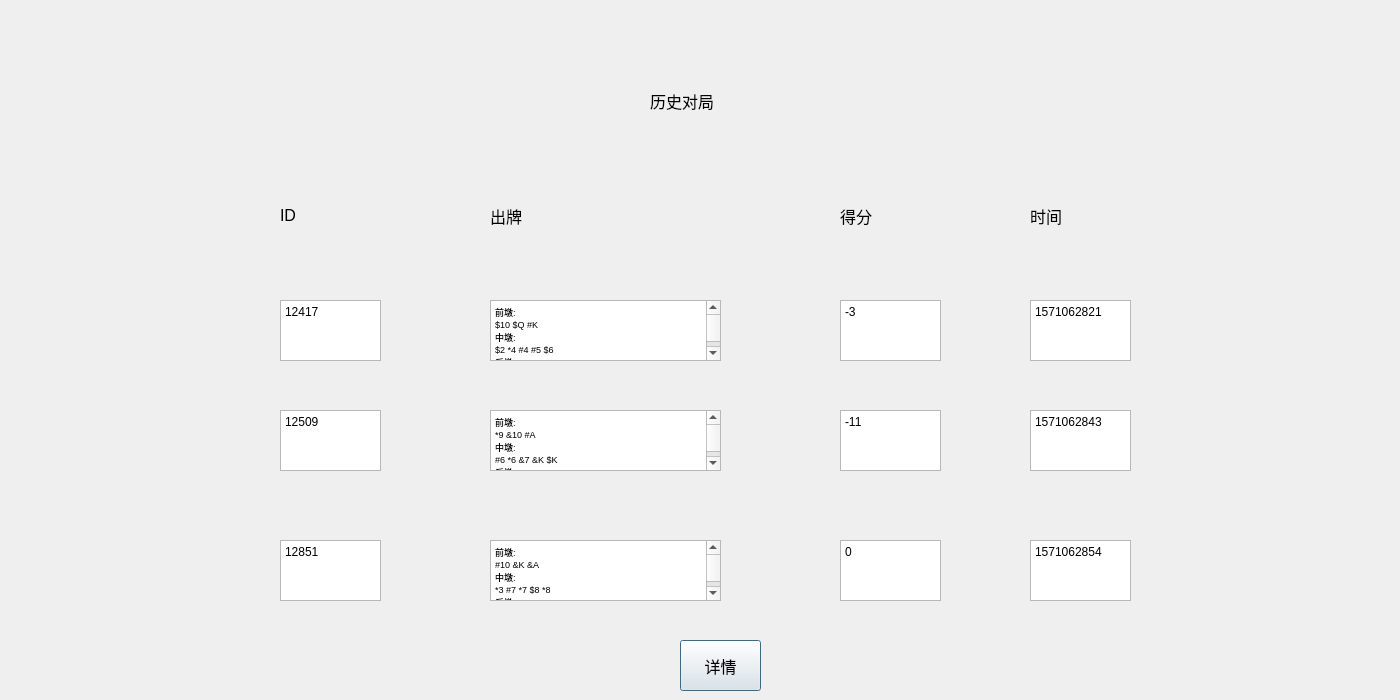
<?xml version="1.0" encoding="UTF-8"?>
<ui version="4.0">
 <class>h4</class>
 <widget class="QDialog" name="h4">
  <property name="geometry">
   <rect>
    <x>0</x>
    <y>0</y>
    <width>1400</width>
    <height>700</height>
   </rect>
  </property>
  <property name="windowTitle">
   <string>Dialog</string>
  </property>
  <property name="styleSheet">
   <string notr="true">QDialog#h4{
border-image: url(:/newPrefix/backgroung.jpg);}</string>
  </property>
  <widget class="QLabel" name="label">
   <property name="geometry">
    <rect>
     <x>650</x>
     <y>70</y>
     <width>111</width>
     <height>61</height>
    </rect>
   </property>
   <property name="font">
    <font>
     <pointsize>12</pointsize>
    </font>
   </property>
   <property name="styleSheet">
    <string notr="true">border-image: url(:/newPrefix/white.jpg);</string>
   </property>
   <property name="text">
    <string>历史对局</string>
   </property>
  </widget>
  <widget class="QLabel" name="label_2">
   <property name="geometry">
    <rect>
     <x>280</x>
     <y>190</y>
     <width>81</width>
     <height>51</height>
    </rect>
   </property>
   <property name="font">
    <font>
     <pointsize>12</pointsize>
    </font>
   </property>
   <property name="styleSheet">
    <string notr="true">border-image: url(:/newPrefix/white.jpg);</string>
   </property>
   <property name="text">
    <string>ID</string>
   </property>
  </widget>
  <widget class="QLabel" name="label_3">
   <property name="geometry">
    <rect>
     <x>490</x>
     <y>190</y>
     <width>81</width>
     <height>51</height>
    </rect>
   </property>
   <property name="font">
    <font>
     <pointsize>12</pointsize>
    </font>
   </property>
   <property name="styleSheet">
    <string notr="true">border-image: url(:/newPrefix/white.jpg);</string>
   </property>
   <property name="text">
    <string>出牌</string>
   </property>
  </widget>
  <widget class="QLabel" name="label_4">
   <property name="geometry">
    <rect>
     <x>840</x>
     <y>190</y>
     <width>81</width>
     <height>51</height>
    </rect>
   </property>
   <property name="font">
    <font>
     <pointsize>12</pointsize>
    </font>
   </property>
   <property name="styleSheet">
    <string notr="true">border-image: url(:/newPrefix/white.jpg);</string>
   </property>
   <property name="text">
    <string>得分</string>
   </property>
  </widget>
  <widget class="QLabel" name="label_5">
   <property name="geometry">
    <rect>
     <x>1030</x>
     <y>190</y>
     <width>81</width>
     <height>51</height>
    </rect>
   </property>
   <property name="font">
    <font>
     <pointsize>12</pointsize>
    </font>
   </property>
   <property name="styleSheet">
    <string notr="true">border-image: url(:/newPrefix/white.jpg);</string>
   </property>
   <property name="text">
    <string>时间</string>
   </property>
  </widget>
  <widget class="QPushButton" name="pushButton_2">
   <property name="geometry">
    <rect>
     <x>680</x>
     <y>640</y>
     <width>81</width>
     <height>51</height>
    </rect>
   </property>
   <property name="font">
    <font>
     <family>Arial</family>
     <pointsize>12</pointsize>
    </font>
   </property>
   <property name="text">
    <string>详情</string>
   </property>
  </widget>
  <widget class="QTextBrowser" name="textBrowser">
   <property name="geometry">
    <rect>
     <x>280</x>
     <y>300</y>
     <width>101</width>
     <height>61</height>
    </rect>
   </property>
   <property name="html">
    <string>&lt;!DOCTYPE HTML PUBLIC &quot;-//W3C//DTD HTML 4.0//EN&quot; &quot;http://www.w3.org/TR/REC-html40/strict.dtd&quot;&gt;
&lt;html&gt;&lt;head&gt;&lt;meta name=&quot;qrichtext&quot; content=&quot;1&quot; /&gt;&lt;style type=&quot;text/css&quot;&gt;
p, li { white-space: pre-wrap; }
&lt;/style&gt;&lt;/head&gt;&lt;body style=&quot; font-family:'SimSun'; font-size:9pt; font-weight:400; font-style:normal;&quot;&gt;
&lt;p style=&quot; margin-top:0px; margin-bottom:0px; margin-left:0px; margin-right:0px; -qt-block-indent:0; text-indent:0px;&quot;&gt;12417&lt;/p&gt;&lt;/body&gt;&lt;/html&gt;</string>
   </property>
  </widget>
  <widget class="QTextBrowser" name="textBrowser_2">
   <property name="geometry">
    <rect>
     <x>490</x>
     <y>300</y>
     <width>231</width>
     <height>61</height>
    </rect>
   </property>
   <property name="font">
    <font>
     <family>Arial</family>
     <pointsize>7</pointsize>
    </font>
   </property>
   <property name="html">
    <string>&lt;!DOCTYPE HTML PUBLIC &quot;-//W3C//DTD HTML 4.0//EN&quot; &quot;http://www.w3.org/TR/REC-html40/strict.dtd&quot;&gt;
&lt;html&gt;&lt;head&gt;&lt;meta name=&quot;qrichtext&quot; content=&quot;1&quot; /&gt;&lt;style type=&quot;text/css&quot;&gt;
p, li { white-space: pre-wrap; }
&lt;/style&gt;&lt;/head&gt;&lt;body style=&quot; font-family:'Arial'; font-size:7pt; font-weight:400; font-style:normal;&quot;&gt;
&lt;p style=&quot; margin-top:0px; margin-bottom:0px; margin-left:0px; margin-right:0px; -qt-block-indent:0; text-indent:0px;&quot;&gt;前墩:&lt;/p&gt;
&lt;p style=&quot; margin-top:0px; margin-bottom:0px; margin-left:0px; margin-right:0px; -qt-block-indent:0; text-indent:0px;&quot;&gt;$10 $Q #K&lt;/p&gt;
&lt;p style=&quot; margin-top:0px; margin-bottom:0px; margin-left:0px; margin-right:0px; -qt-block-indent:0; text-indent:0px;&quot;&gt;中墩:&lt;/p&gt;
&lt;p style=&quot; margin-top:0px; margin-bottom:0px; margin-left:0px; margin-right:0px; -qt-block-indent:0; text-indent:0px;&quot;&gt;$2 *4 #4 #5 $6&lt;/p&gt;
&lt;p style=&quot; margin-top:0px; margin-bottom:0px; margin-left:0px; margin-right:0px; -qt-block-indent:0; text-indent:0px;&quot;&gt;后墩:&lt;/p&gt;
&lt;p style=&quot; margin-top:0px; margin-bottom:0px; margin-left:0px; margin-right:0px; -qt-block-indent:0; text-indent:0px;&quot;&gt;&amp;amp;8 &amp;amp;J &amp;amp;Q &amp;amp;K &amp;amp;A&lt;/p&gt;&lt;/body&gt;&lt;/html&gt;</string>
   </property>
  </widget>
  <widget class="QTextBrowser" name="textBrowser_3">
   <property name="geometry">
    <rect>
     <x>840</x>
     <y>300</y>
     <width>101</width>
     <height>61</height>
    </rect>
   </property>
   <property name="html">
    <string>&lt;!DOCTYPE HTML PUBLIC &quot;-//W3C//DTD HTML 4.0//EN&quot; &quot;http://www.w3.org/TR/REC-html40/strict.dtd&quot;&gt;
&lt;html&gt;&lt;head&gt;&lt;meta name=&quot;qrichtext&quot; content=&quot;1&quot; /&gt;&lt;style type=&quot;text/css&quot;&gt;
p, li { white-space: pre-wrap; }
&lt;/style&gt;&lt;/head&gt;&lt;body style=&quot; font-family:'SimSun'; font-size:9pt; font-weight:400; font-style:normal;&quot;&gt;
&lt;p style=&quot; margin-top:0px; margin-bottom:0px; margin-left:0px; margin-right:0px; -qt-block-indent:0; text-indent:0px;&quot;&gt;-3&lt;/p&gt;&lt;/body&gt;&lt;/html&gt;</string>
   </property>
  </widget>
  <widget class="QTextBrowser" name="textBrowser_4">
   <property name="geometry">
    <rect>
     <x>1030</x>
     <y>300</y>
     <width>101</width>
     <height>61</height>
    </rect>
   </property>
   <property name="html">
    <string>&lt;!DOCTYPE HTML PUBLIC &quot;-//W3C//DTD HTML 4.0//EN&quot; &quot;http://www.w3.org/TR/REC-html40/strict.dtd&quot;&gt;
&lt;html&gt;&lt;head&gt;&lt;meta name=&quot;qrichtext&quot; content=&quot;1&quot; /&gt;&lt;style type=&quot;text/css&quot;&gt;
p, li { white-space: pre-wrap; }
&lt;/style&gt;&lt;/head&gt;&lt;body style=&quot; font-family:'SimSun'; font-size:9pt; font-weight:400; font-style:normal;&quot;&gt;
&lt;p style=&quot; margin-top:0px; margin-bottom:0px; margin-left:0px; margin-right:0px; -qt-block-indent:0; text-indent:0px;&quot;&gt;1571062821&lt;/p&gt;&lt;/body&gt;&lt;/html&gt;</string>
   </property>
  </widget>
  <widget class="QTextBrowser" name="textBrowser_5">
   <property name="geometry">
    <rect>
     <x>280</x>
     <y>410</y>
     <width>101</width>
     <height>61</height>
    </rect>
   </property>
   <property name="html">
    <string>&lt;!DOCTYPE HTML PUBLIC &quot;-//W3C//DTD HTML 4.0//EN&quot; &quot;http://www.w3.org/TR/REC-html40/strict.dtd&quot;&gt;
&lt;html&gt;&lt;head&gt;&lt;meta name=&quot;qrichtext&quot; content=&quot;1&quot; /&gt;&lt;style type=&quot;text/css&quot;&gt;
p, li { white-space: pre-wrap; }
&lt;/style&gt;&lt;/head&gt;&lt;body style=&quot; font-family:'SimSun'; font-size:9pt; font-weight:400; font-style:normal;&quot;&gt;
&lt;p style=&quot; margin-top:0px; margin-bottom:0px; margin-left:0px; margin-right:0px; -qt-block-indent:0; text-indent:0px;&quot;&gt;12509&lt;/p&gt;&lt;/body&gt;&lt;/html&gt;</string>
   </property>
  </widget>
  <widget class="QTextBrowser" name="textBrowser_6">
   <property name="geometry">
    <rect>
     <x>490</x>
     <y>410</y>
     <width>231</width>
     <height>61</height>
    </rect>
   </property>
   <property name="font">
    <font>
     <family>Arial</family>
     <pointsize>7</pointsize>
    </font>
   </property>
   <property name="html">
    <string>&lt;!DOCTYPE HTML PUBLIC &quot;-//W3C//DTD HTML 4.0//EN&quot; &quot;http://www.w3.org/TR/REC-html40/strict.dtd&quot;&gt;
&lt;html&gt;&lt;head&gt;&lt;meta name=&quot;qrichtext&quot; content=&quot;1&quot; /&gt;&lt;style type=&quot;text/css&quot;&gt;
p, li { white-space: pre-wrap; }
&lt;/style&gt;&lt;/head&gt;&lt;body style=&quot; font-family:'Arial'; font-size:7pt; font-weight:400; font-style:normal;&quot;&gt;
&lt;p style=&quot; margin-top:0px; margin-bottom:0px; margin-left:0px; margin-right:0px; -qt-block-indent:0; text-indent:0px;&quot;&gt;前墩:&lt;/p&gt;
&lt;p style=&quot; margin-top:0px; margin-bottom:0px; margin-left:0px; margin-right:0px; -qt-block-indent:0; text-indent:0px;&quot;&gt;*9 &amp;amp;10 #A&lt;/p&gt;
&lt;p style=&quot; margin-top:0px; margin-bottom:0px; margin-left:0px; margin-right:0px; -qt-block-indent:0; text-indent:0px;&quot;&gt;中墩:&lt;/p&gt;
&lt;p style=&quot; margin-top:0px; margin-bottom:0px; margin-left:0px; margin-right:0px; -qt-block-indent:0; text-indent:0px;&quot;&gt;#6 *6 &amp;amp;7 &amp;amp;K $K&lt;/p&gt;
&lt;p style=&quot; margin-top:0px; margin-bottom:0px; margin-left:0px; margin-right:0px; -qt-block-indent:0; text-indent:0px;&quot;&gt;后墩:&lt;/p&gt;
&lt;p style=&quot; margin-top:0px; margin-bottom:0px; margin-left:0px; margin-right:0px; -qt-block-indent:0; text-indent:0px;&quot;&gt;#2 #3 $3 $4 *4&lt;/p&gt;&lt;/body&gt;&lt;/html&gt;</string>
   </property>
  </widget>
  <widget class="QTextBrowser" name="textBrowser_7">
   <property name="geometry">
    <rect>
     <x>840</x>
     <y>410</y>
     <width>101</width>
     <height>61</height>
    </rect>
   </property>
   <property name="html">
    <string>&lt;!DOCTYPE HTML PUBLIC &quot;-//W3C//DTD HTML 4.0//EN&quot; &quot;http://www.w3.org/TR/REC-html40/strict.dtd&quot;&gt;
&lt;html&gt;&lt;head&gt;&lt;meta name=&quot;qrichtext&quot; content=&quot;1&quot; /&gt;&lt;style type=&quot;text/css&quot;&gt;
p, li { white-space: pre-wrap; }
&lt;/style&gt;&lt;/head&gt;&lt;body style=&quot; font-family:'SimSun'; font-size:9pt; font-weight:400; font-style:normal;&quot;&gt;
&lt;p style=&quot; margin-top:0px; margin-bottom:0px; margin-left:0px; margin-right:0px; -qt-block-indent:0; text-indent:0px;&quot;&gt;-11&lt;/p&gt;&lt;/body&gt;&lt;/html&gt;</string>
   </property>
  </widget>
  <widget class="QTextBrowser" name="textBrowser_8">
   <property name="geometry">
    <rect>
     <x>1030</x>
     <y>410</y>
     <width>101</width>
     <height>61</height>
    </rect>
   </property>
   <property name="html">
    <string>&lt;!DOCTYPE HTML PUBLIC &quot;-//W3C//DTD HTML 4.0//EN&quot; &quot;http://www.w3.org/TR/REC-html40/strict.dtd&quot;&gt;
&lt;html&gt;&lt;head&gt;&lt;meta name=&quot;qrichtext&quot; content=&quot;1&quot; /&gt;&lt;style type=&quot;text/css&quot;&gt;
p, li { white-space: pre-wrap; }
&lt;/style&gt;&lt;/head&gt;&lt;body style=&quot; font-family:'SimSun'; font-size:9pt; font-weight:400; font-style:normal;&quot;&gt;
&lt;p style=&quot; margin-top:0px; margin-bottom:0px; margin-left:0px; margin-right:0px; -qt-block-indent:0; text-indent:0px;&quot;&gt;1571062843&lt;/p&gt;&lt;/body&gt;&lt;/html&gt;</string>
   </property>
  </widget>
  <widget class="QTextBrowser" name="textBrowser_9">
   <property name="geometry">
    <rect>
     <x>280</x>
     <y>540</y>
     <width>101</width>
     <height>61</height>
    </rect>
   </property>
   <property name="html">
    <string>&lt;!DOCTYPE HTML PUBLIC &quot;-//W3C//DTD HTML 4.0//EN&quot; &quot;http://www.w3.org/TR/REC-html40/strict.dtd&quot;&gt;
&lt;html&gt;&lt;head&gt;&lt;meta name=&quot;qrichtext&quot; content=&quot;1&quot; /&gt;&lt;style type=&quot;text/css&quot;&gt;
p, li { white-space: pre-wrap; }
&lt;/style&gt;&lt;/head&gt;&lt;body style=&quot; font-family:'SimSun'; font-size:9pt; font-weight:400; font-style:normal;&quot;&gt;
&lt;p style=&quot; margin-top:0px; margin-bottom:0px; margin-left:0px; margin-right:0px; -qt-block-indent:0; text-indent:0px;&quot;&gt;12851&lt;/p&gt;&lt;/body&gt;&lt;/html&gt;</string>
   </property>
  </widget>
  <widget class="QTextBrowser" name="textBrowser_10">
   <property name="geometry">
    <rect>
     <x>490</x>
     <y>540</y>
     <width>231</width>
     <height>61</height>
    </rect>
   </property>
   <property name="font">
    <font>
     <family>Arial</family>
     <pointsize>7</pointsize>
    </font>
   </property>
   <property name="html">
    <string>&lt;!DOCTYPE HTML PUBLIC &quot;-//W3C//DTD HTML 4.0//EN&quot; &quot;http://www.w3.org/TR/REC-html40/strict.dtd&quot;&gt;
&lt;html&gt;&lt;head&gt;&lt;meta name=&quot;qrichtext&quot; content=&quot;1&quot; /&gt;&lt;style type=&quot;text/css&quot;&gt;
p, li { white-space: pre-wrap; }
&lt;/style&gt;&lt;/head&gt;&lt;body style=&quot; font-family:'Arial'; font-size:7pt; font-weight:400; font-style:normal;&quot;&gt;
&lt;p style=&quot; margin-top:0px; margin-bottom:0px; margin-left:0px; margin-right:0px; -qt-block-indent:0; text-indent:0px;&quot;&gt;前墩:&lt;/p&gt;
&lt;p style=&quot; margin-top:0px; margin-bottom:0px; margin-left:0px; margin-right:0px; -qt-block-indent:0; text-indent:0px;&quot;&gt;#10 &amp;amp;K &amp;amp;A&lt;/p&gt;
&lt;p style=&quot; margin-top:0px; margin-bottom:0px; margin-left:0px; margin-right:0px; -qt-block-indent:0; text-indent:0px;&quot;&gt;中墩:&lt;/p&gt;
&lt;p style=&quot; margin-top:0px; margin-bottom:0px; margin-left:0px; margin-right:0px; -qt-block-indent:0; text-indent:0px;&quot;&gt;*3 #7 *7 $8 *8&lt;/p&gt;
&lt;p style=&quot; margin-top:0px; margin-bottom:0px; margin-left:0px; margin-right:0px; -qt-block-indent:0; text-indent:0px;&quot;&gt;后墩:&lt;/p&gt;
&lt;p style=&quot; margin-top:0px; margin-bottom:0px; margin-left:0px; margin-right:0px; -qt-block-indent:0; text-indent:0px;&quot;&gt;$6 &amp;amp;6 #6 $J &amp;amp;J&lt;/p&gt;&lt;/body&gt;&lt;/html&gt;</string>
   </property>
  </widget>
  <widget class="QTextBrowser" name="textBrowser_11">
   <property name="geometry">
    <rect>
     <x>840</x>
     <y>540</y>
     <width>101</width>
     <height>61</height>
    </rect>
   </property>
   <property name="html">
    <string>&lt;!DOCTYPE HTML PUBLIC &quot;-//W3C//DTD HTML 4.0//EN&quot; &quot;http://www.w3.org/TR/REC-html40/strict.dtd&quot;&gt;
&lt;html&gt;&lt;head&gt;&lt;meta name=&quot;qrichtext&quot; content=&quot;1&quot; /&gt;&lt;style type=&quot;text/css&quot;&gt;
p, li { white-space: pre-wrap; }
&lt;/style&gt;&lt;/head&gt;&lt;body style=&quot; font-family:'SimSun'; font-size:9pt; font-weight:400; font-style:normal;&quot;&gt;
&lt;p style=&quot; margin-top:0px; margin-bottom:0px; margin-left:0px; margin-right:0px; -qt-block-indent:0; text-indent:0px;&quot;&gt;0&lt;/p&gt;&lt;/body&gt;&lt;/html&gt;</string>
   </property>
  </widget>
  <widget class="QTextBrowser" name="textBrowser_12">
   <property name="geometry">
    <rect>
     <x>1030</x>
     <y>540</y>
     <width>101</width>
     <height>61</height>
    </rect>
   </property>
   <property name="html">
    <string>&lt;!DOCTYPE HTML PUBLIC &quot;-//W3C//DTD HTML 4.0//EN&quot; &quot;http://www.w3.org/TR/REC-html40/strict.dtd&quot;&gt;
&lt;html&gt;&lt;head&gt;&lt;meta name=&quot;qrichtext&quot; content=&quot;1&quot; /&gt;&lt;style type=&quot;text/css&quot;&gt;
p, li { white-space: pre-wrap; }
&lt;/style&gt;&lt;/head&gt;&lt;body style=&quot; font-family:'SimSun'; font-size:9pt; font-weight:400; font-style:normal;&quot;&gt;
&lt;p style=&quot; margin-top:0px; margin-bottom:0px; margin-left:0px; margin-right:0px; -qt-block-indent:0; text-indent:0px;&quot;&gt;1571062854&lt;/p&gt;&lt;/body&gt;&lt;/html&gt;</string>
   </property>
  </widget>
 </widget>
 <resources>
  <include location="picture/aaa.qrc"/>
 </resources>
 <connections>
  <connection>
   <sender>pushButton_2</sender>
   <signal>clicked()</signal>
   <receiver>h4</receiver>
   <slot>detial()</slot>
   <hints>
    <hint type="sourcelabel">
     <x>701</x>
     <y>610</y>
    </hint>
    <hint type="destinationlabel">
     <x>531</x>
     <y>559</y>
    </hint>
   </hints>
  </connection>
 </connections>
 <slots>
  <slot>httpP4()</slot>
  <slot>detial()</slot>
 </slots>
</ui>
